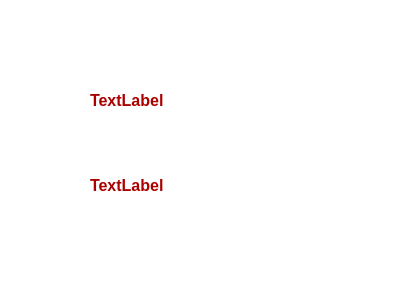
<?xml version="1.0" encoding="UTF-8"?>
<ui version="4.0">
 <class>Form</class>
 <widget class="QWidget" name="Form">
  <property name="geometry">
   <rect>
    <x>0</x>
    <y>0</y>
    <width>400</width>
    <height>300</height>
   </rect>
  </property>
  <property name="windowTitle">
   <string>Form</string>
  </property>
  <property name="styleSheet">
   <string notr="true">QWidget {
  background-color: #fff;
}
QLabel {
  color: #464d55;
  font-weight: 600;
}
QLabel#heading {
  color: #0f1925;
  font-size: 18px;
  margin-bottom: 10px;
}

QLabel#subheading {
  color: #0f1925;
  font-size: 12px;
  font-weight: normal;
  margin-bottom: 10px;
}
QLineEdit {
  border-radius: 8px;
  border: 1px solid #e0e4e7;
  padding: 5px 15px;
}

QLineEdit:focus {
  border: 1px solid #d0e3ff;
}

QLineEdit::placeholder {
  color: #767e89;
}
QPushButton {
  background-color: #0d6efd;
  color: #fff;
  font-weight: 600;
  border-radius: 8px;
  border: 1px solid #0d6efd;
  padding: 5px 15px;
  margin-top: 10px;
  outline: 0px;
}
QPushButton:hover,
QPushButton:focus {
  background-color: #0b5ed7;
  border: 3px solid #9ac3fe;
}</string>
  </property>
  <widget class="QLabel" name="label">
   <property name="geometry">
    <rect>
     <x>90</x>
     <y>80</y>
     <width>111</width>
     <height>41</height>
    </rect>
   </property>
   <property name="font">
    <font>
     <pointsize>12</pointsize>
     <weight>75</weight>
     <bold>true</bold>
    </font>
   </property>
   <property name="styleSheet">
    <string notr="true">color: rgb(170, 0, 0);</string>
   </property>
   <property name="text">
    <string>TextLabel</string>
   </property>
  </widget>
  <widget class="QLabel" name="label_2">
   <property name="geometry">
    <rect>
     <x>90</x>
     <y>170</y>
     <width>141</width>
     <height>31</height>
    </rect>
   </property>
   <property name="font">
    <font>
     <pointsize>12</pointsize>
     <weight>75</weight>
     <bold>true</bold>
    </font>
   </property>
   <property name="styleSheet">
    <string notr="true">color: rgb(170, 0, 0);</string>
   </property>
   <property name="text">
    <string>TextLabel</string>
   </property>
  </widget>
  <widget class="QLabel" name="label_3">
   <property name="geometry">
    <rect>
     <x>-70</x>
     <y>-20</y>
     <width>471</width>
     <height>331</height>
    </rect>
   </property>
   <property name="styleSheet">
    <string notr="true">image: url(:/da/abstract-dark-blue-futuristic-digital-grid-background.jpg);</string>
   </property>
   <property name="text">
    <string>TextLabel</string>
   </property>
  </widget>
  <zorder>label_3</zorder>
  <zorder>label</zorder>
  <zorder>label_2</zorder>
 </widget>
 <resources>
  <include location="../../3D Objects/photos/photo.qrc"/>
 </resources>
 <connections/>
</ui>
